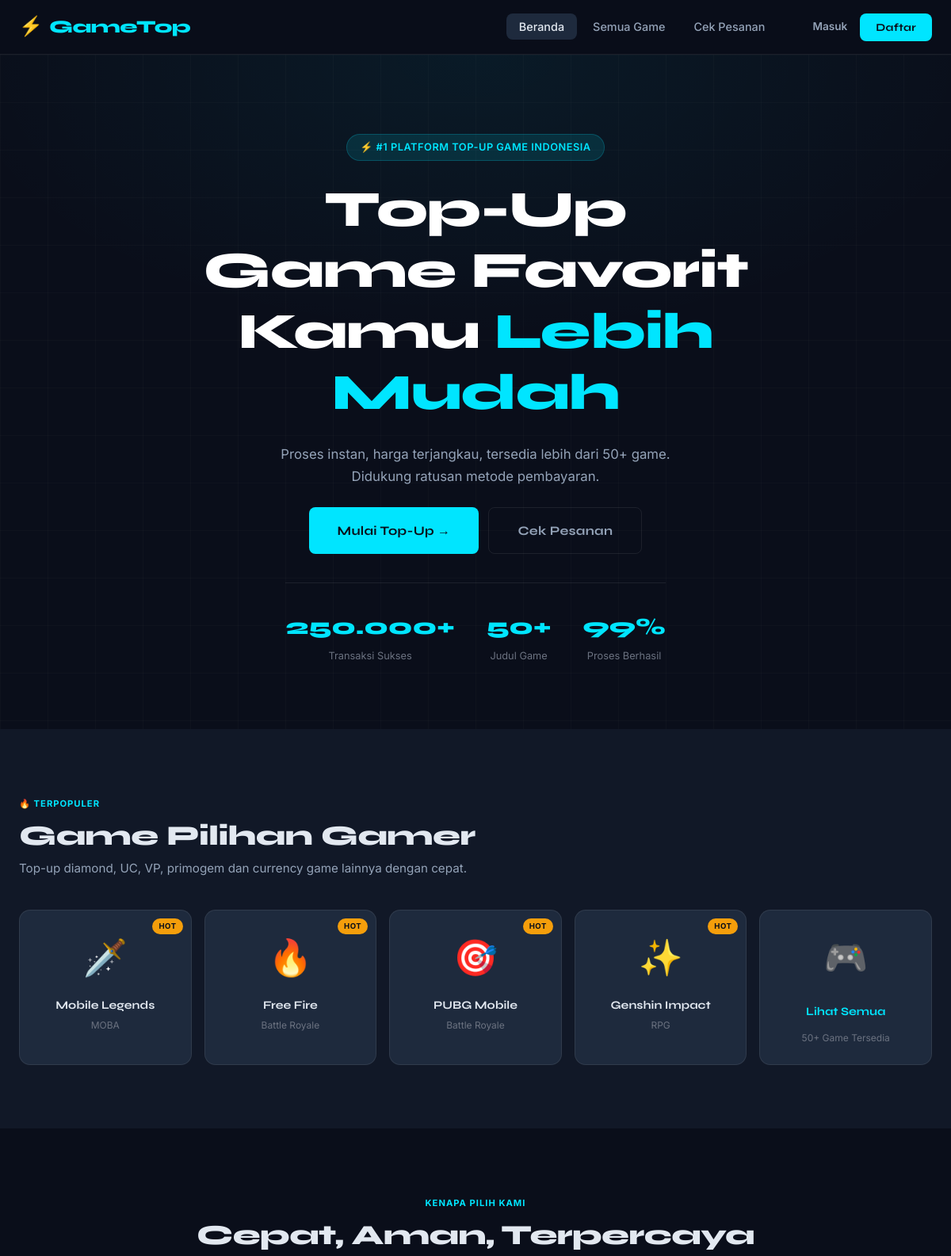
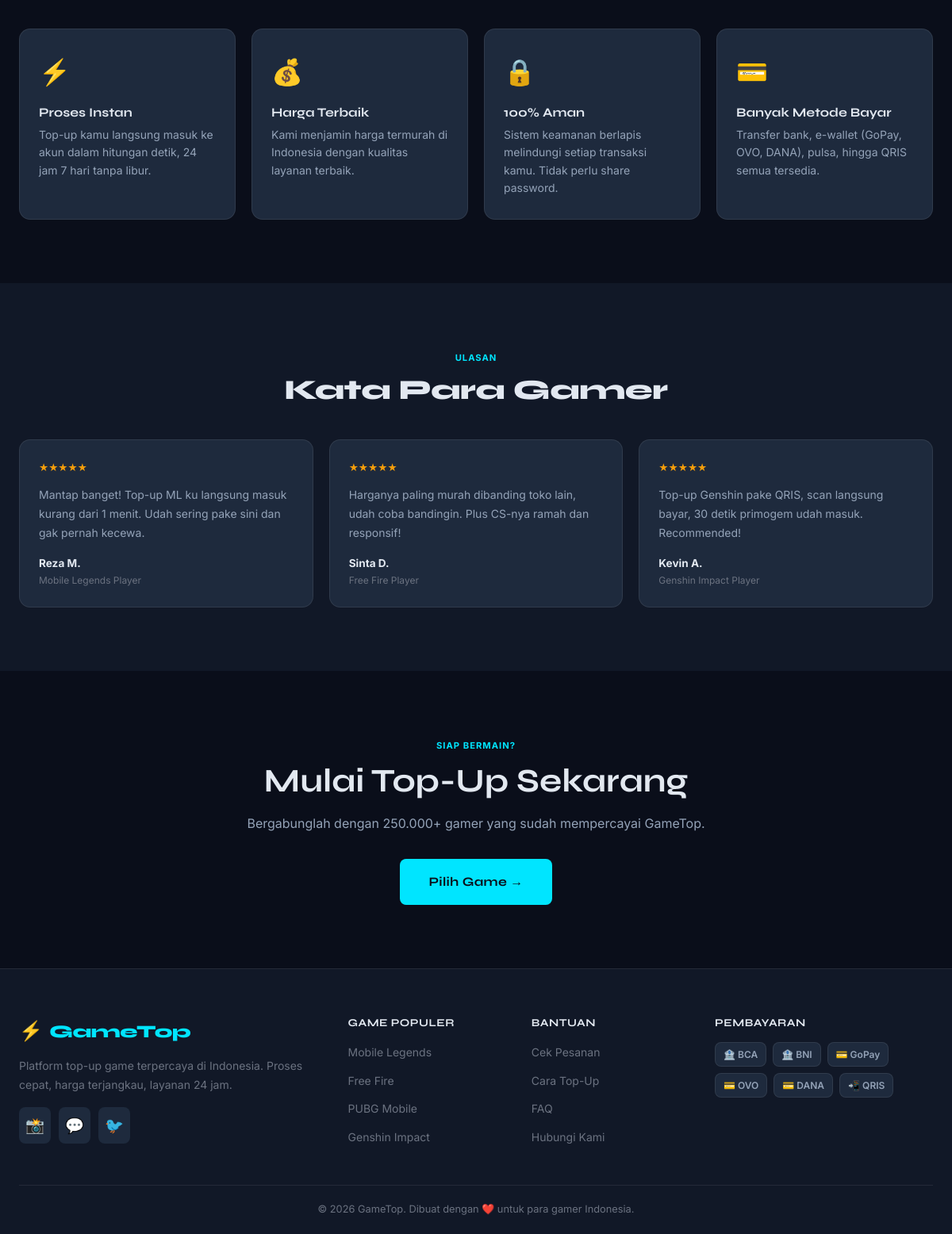
The page / on the database its author committed (2 pictures, top to bottom).
### tables this page shows
CREATE TABLE IF NOT EXISTS games (
    id          INT AUTO_INCREMENT PRIMARY KEY,
    slug        VARCHAR(100) UNIQUE NOT NULL,
    name        VARCHAR(150) NOT NULL,
    category    VARCHAR(80)  NOT NULL,
    icon        VARCHAR(10)  DEFAULT '🎮',
    color       VARCHAR(20)  DEFAULT '#00e5ff',
    is_popular  TINYINT(1)   DEFAULT 0,
    is_active   TINYINT(1)   DEFAULT 1,
    sort_order  INT          DEFAULT 0,
    created_at  TIMESTAMP    DEFAULT CURRENT_TIMESTAMP
);

### includes/functions.php (called while the page is built, shortened)
<?php
function getGames($onlyActive = true) {
    $db = getDB();
    if ($db) {
        $whereClause = $onlyActive ? "WHERE is_active = 1" : "";
        $result = $db->query("SELECT * FROM games $whereClause ORDER BY sort_order ASC, name ASC");
        if ($result && $result->num_rows > 0) {
            $games = [];
            while ($row = $result->fetch_assoc()) {
                $games[] = [
                    'id'         => (int)$row['id'],
                    'slug'       => $row['slug'],
                    'name'       => $row['name'],
                    'category'   => $row['category'],
                    'icon'       => $row['icon'],
                    'color'      => $row['color'],
                    'popular'    => (bool)$row['is_popular'],
                    'is_active'  => (bool)$row['is_active'],
                    'sort_order' => (int)$row['sort_order'],
                ];
            }
            return $games;
        }
    }
    $staticGames = [
        [
            'id'       => 1,
            'slug'     => 'mobile-legends',
            'name'     => 'Mobile Legends',
            'category' => 'MOBA',
            'icon'     => '🗡️',
            'color'    => '#1a73e8',
            'popular'  => true,
            'is_active'=> true,
            'sort_order'=> 1,
        ],
        [
            'id'       => 2,
            'slug'     => 'free-fire',
            'name'     => 'Free Fire',
            'category' => 'Battle Royale',
            'icon'     => '🔥',
            'color'    => '#f4a018',
            'popular'  => true,
            'is_active'=> true,
            'sort_order'=> 2,
        ],
        [
            'id'       => 3,
            'slug'     => 'pubg-mobile',
            'name'     => 'PUBG Mobile',
            'category' => 'Battle Royale',
            'icon'     => '🎯',
            'color'    => '#c9a227',
            'popular'  => true,
            'is_active'=> true,
            'sort_order'=> 3,
        ],
        [
            'id'       => 4,
            'slug'     => 'genshin-impact',
            'name'     => 'Genshin Impact',
            'category' => 'RPG',
            'icon'     => '✨',
            'color'    => '#6b5de4',
            'popular'  => true,
            'is_active'=> true,
            'sort_order'=> 4,
        ],
        [
            'id'       => 5,
            'slug'     => 'valorant',
            'name'     => 'Valorant',
            'category' => 'FPS',
            'icon'     => '⚡',
            'color'    => '#ff4655',
            'popular'  => false,
            'is_active'=> true,
            'sort_order'=> 5,
        ],
        [
            'id'       => 6,
            'slug'     => 'honkai-star-rail',
            'name'     => 'Honkai Star Rail',
            'category' => 'RPG',
            'icon'     => '🌟',
            'color'    => '#7c3aed',
            'popular'  => false,
            'is_active'=> true,
            'sort_order'=> 6,
        ],
    ];
    return $staticGames;
}

### index.php (the view, shortened to what this page needs)
<?php
require_once __DIR__ . '/includes/functions.php';
$games = getGames();
$popularGames = array_filter($games, function($g) {
    return $g['popular'];
});
?>
<?php include __DIR__ . '/includes/header.php'; ?>
<section class="hero">
    <div class="hero-bg-grid"></div>
    <div class="container hero-inner">
        <div class="hero-badge">⚡ #1 Platform Top-Up Game Indonesia</div>
        <h1>Top-Up Game Favorit<br>Kamu <span class="accent">Lebih Mudah</span></h1>
        <p>Proses instan, harga terjangkau, tersedia lebih dari 50+ game. Didukung ratusan metode pembayaran.</p>
        <div class="hero-ctas">
            <a href="pages/games.php" class="btn btn-primary btn-lg">Mulai Top-Up →</a>
            <a href="pages/order-check.php" class="btn btn-outline btn-lg">Cek Pesanan</a>
        </div>
        <div class="hero-stats">
            <div class="hero-stat">
                <strong data-count="250000" data-suffix="+">0</strong>
                <span>Transaksi Sukses</span>
            </div>
            <div class="hero-stat">
                <strong data-count="50" data-suffix="+">0</strong>
                <span>Judul Game</span>
            </div>
            <div class="hero-stat">
                <strong data-count="99" data-suffix="%">0</strong>
                <span>Proses Berhasil</span>
            </div>
        </div>
    </div>
</section>
<section class="section" style="background: var(--bg2);">
    <div class="container">
        <div class="section-title">
            <span class="label">🔥 Terpopuler</span>
            <h2>Game Pilihan Gamer</h2>
            <p>Top-up diamond, UC, VP, primogem dan currency game lainnya dengan cepat.</p>
        </div>
        <div class="games-grid">
            <?php foreach ($popularGames as $game): ?>
            <a href="pages/topup.php?game=<?= $game['slug'] ?>" class="game-card">
                <?php if ($game['popular']): ?>
                <span class="badge-popular">HOT</span>
                <?php endif; ?>
                <span class="game-icon"><?= $game['icon'] ?></span>
                <div class="game-name"><?= htmlspecialchars($game['name']) ?></div>
                <div class="game-cat"><?= htmlspecialchars($game['category']) ?></div>
            </a>
            <?php endforeach; ?>
            <a href="pages/games.php" class="game-card" style="justify-content: center; display: flex; flex-direction: column; align-items: center; gap: 8px; color: var(--text-muted);">
                <span class="game-icon">🎮</span>
                <div class="game-name" style="color: var(--cyan);">Lihat Semua</div>
                <div class="game-cat">50+ Game Tersedia</div>
            </a>
        </div>
    </div>
</section>
<section class="section">
    <div class="container">
        <div class="section-title centered">
            <span class="label">Kenapa Pilih Kami</span>
            <h2>Cepat, Aman, Terpercaya</h2>
        </div>
        <div class="features-grid">
            <div class="feature-card">
                <div class="feature-icon">⚡</div>
                <h3>Proses Instan</h3>
                <p>Top-up kamu langsung masuk ke akun dalam hitungan detik, 24 jam 7 hari tanpa libur.</p>
            </div>
            <div class="feature-card">
                <div class="feature-icon">💰</div>
                <h3>Harga Terbaik</h3>
                <p>Kami menjamin harga termurah di Indonesia dengan kualitas layanan terbaik.</p>
            </div>
            <div class="feature-card">
                <div class="feature-icon">🔒</div>
                <h3>100% Aman</h3>
                <p>Sistem keamanan berlapis melindungi setiap transaksi kamu. Tidak perlu share password.</p>
            </div>
            <div class="feature-card">
                <div class="feature-icon">💳</div>
                <h3>Banyak Metode Bayar</h3>
                <p>Transfer bank, e-wallet (GoPay, OVO, DANA), pulsa, hingga QRIS semua tersedia.</p>
            </div>
        </div>
    </div>
</section>
<section class="section" style="background: var(--bg2);">
    <div class="container">
        <div class="section-title centered">
            <span class="label">Ulasan</span>
            <h2>Kata Para Gamer</h2>
        </div>
        <div class="testimonials-grid">
            <div class="testimonial-card">
                <div class="stars">★★★★★</div>
                <p>Mantap banget! Top-up ML ku langsung masuk kurang dari 1 menit. Udah sering pake sini dan gak pernah kecewa.</p>
                <div class="author">Reza M.</div>
                <div class="author-sub">Mobile Legends Player</div>
            </div>
            <div class="testimonial-card">
                <div class="stars">★★★★★</div>
                <p>Harganya paling murah dibanding toko lain, udah coba bandingin. Plus CS-nya ramah dan responsif!</p>
                <div class="author">Sinta D.</div>
                <div class="author-sub">Free Fire Player</div>
            </div>
            <div class="testimonial-card">
                <div class="stars">★★★★★</div>
                <p>Top-up Genshin pake QRIS, scan langsung bayar, 30 detik primogem udah masuk. Recommended!</p>
                <div class="author">Kevin A.</div>
                <div class="author-sub">Genshin Impact Player</div>
            </div>
        </div>
    </div>
</section>
<section class="section">
    <div class="container" style="text-align: center;">
        <span class="label">Siap Bermain?</span>
        <h2 style="font-size: clamp(1.8rem, 4vw, 2.6rem); margin-bottom: 16px;">Mulai Top-Up Sekarang</h2>
        <p style="color: var(--text-dim); margin-bottom: 32px;">Bergabunglah dengan 250.000+ gamer yang sudah mempercayai <?= APP_NAME ?>.</p>
        <a href="pages/games.php" class="btn btn-primary btn-lg">Pilih Game →</a>
    </div>
</section>
<?php include __DIR__ . '/includes/footer.php'; ?>

### rows shown on the page
games: icon "🗡️", name "Mobile Legends", category "MOBA"
games: icon "🔥", name "Free Fire", category "Battle Royale"
games: icon "🎯", name "PUBG Mobile", category "Battle Royale"
games: icon "✨", name "Genshin Impact", category "RPG"

### other values the page prints
APP_NAME "GameTop"
